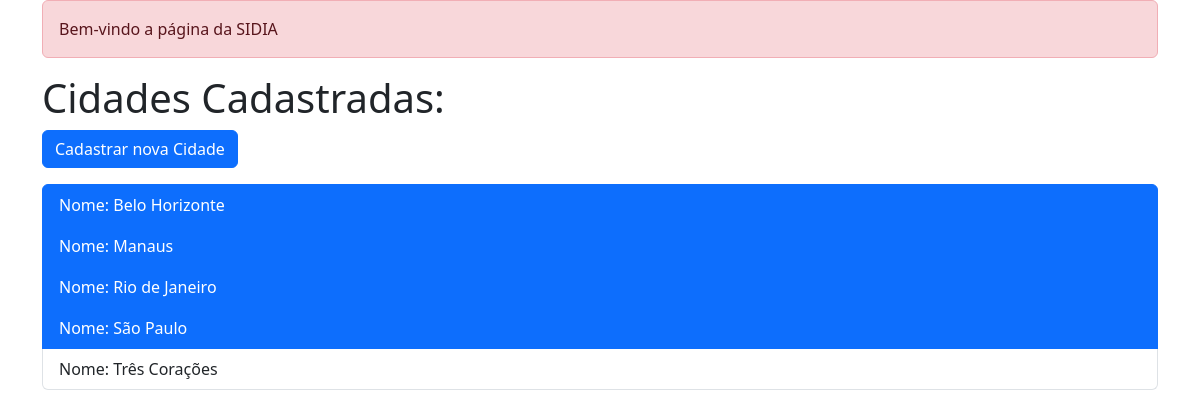
The app's page /cidades/, older data.
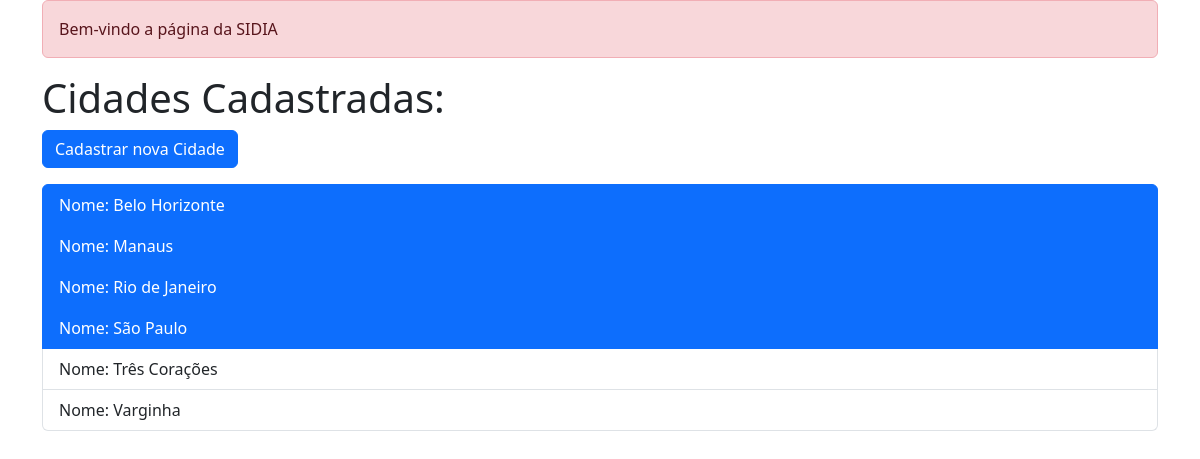
The same page, newer data.
### cadastros/models.py (models this page shows)
class Cidade(models.Model):
    nome = models.CharField(max_length=100, unique=True)
    capital = models.BooleanField(default=False, help_text='Marcar se a cidade for capital')
    def __str__(self):
        return self.nome

### cadastros/views.py (the view)
# urls.py: path('', lista_cidades, name='cidades-list'),
def lista_cidades(request):
    qs = Cidade.objects.all().order_by('nome')
    context = {
        'cidades': qs,
        'titulo': 'SIDIA'
    }
    return render(request, 'cadastros/lista_cidades.html', context)

### cadastros/templates/cadastros/lista_cidades.html
{% extends 'base.html' %}
{% block conteudo %}
    <h1>Cidades Cadastradas:</h1>
    <p>
        <a class="btn btn-primary" href="{% url 'cidades-cadastro' %}" >Cadastrar nova Cidade</a>
    </p>
    <ul class="list-group">
        {% for cidade in cidades %}
           <a class="list-group-item {% if cidade.capital %} active {% endif %}" href="{% url 'cidades-detalhe' cidade.id %}">
               Nome: {{ cidade }}
           </a>
        {% endfor %}
    </ul>
{% endblock %}

Row changes from the older to the newer data that the page shows:
added Cidade: nome "Varginha", capital False (drawn)
